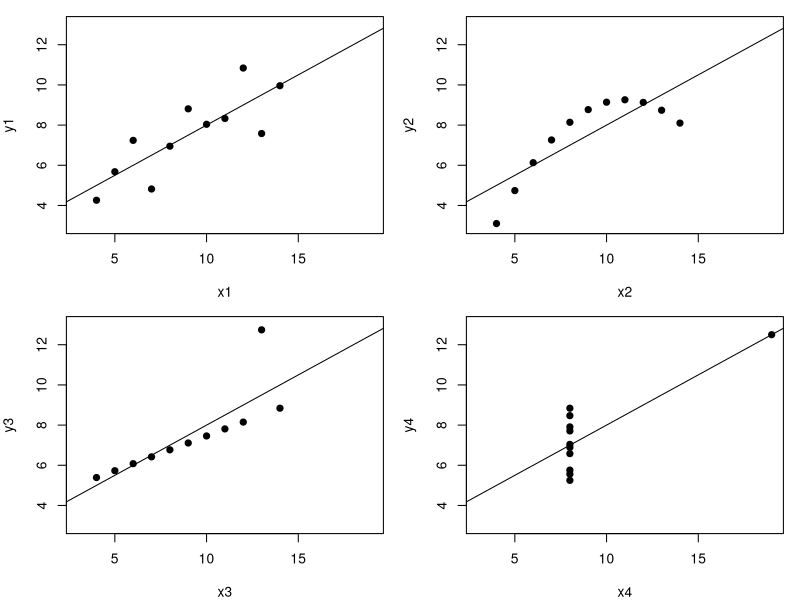
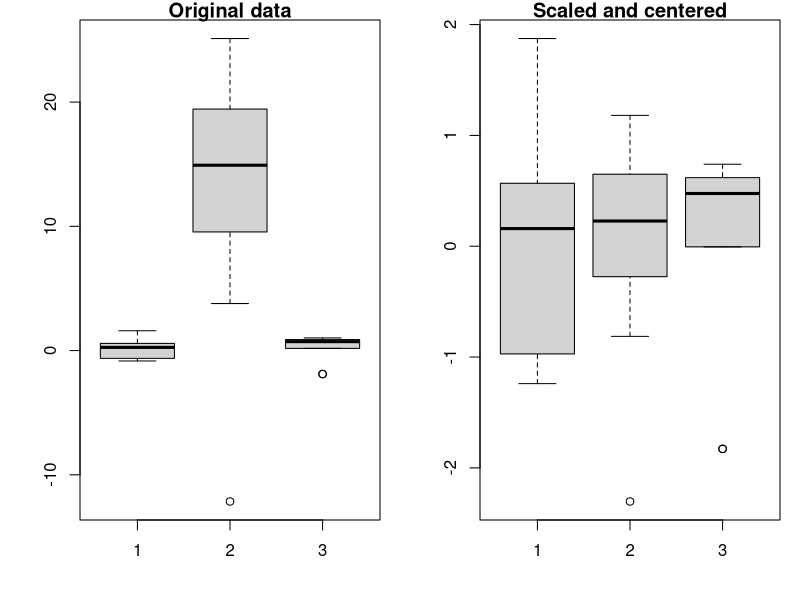
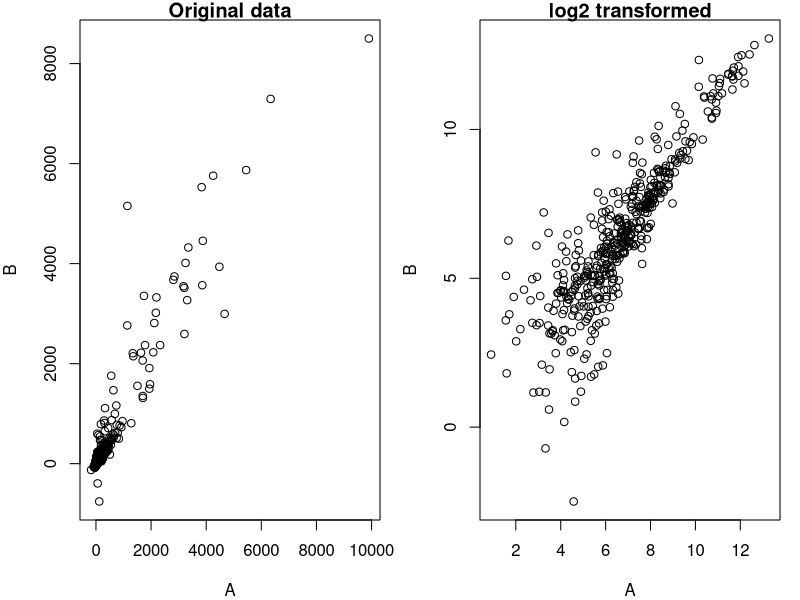
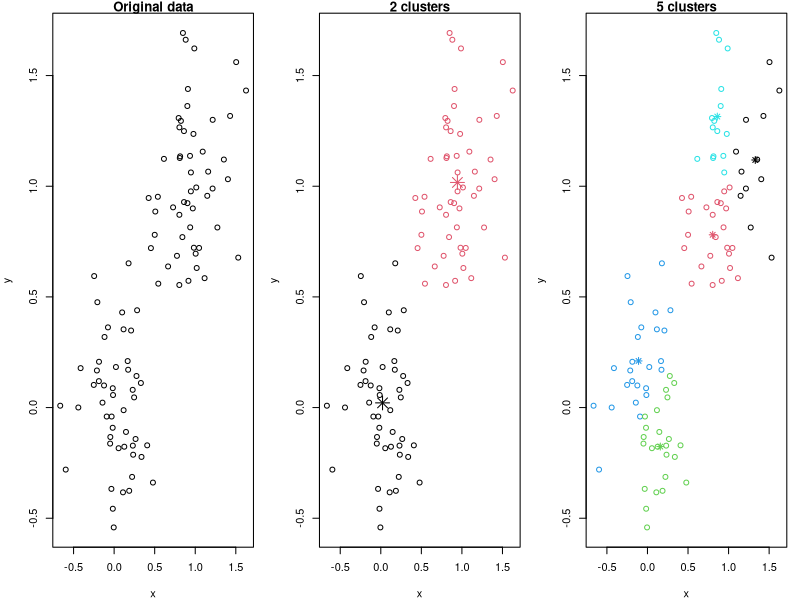
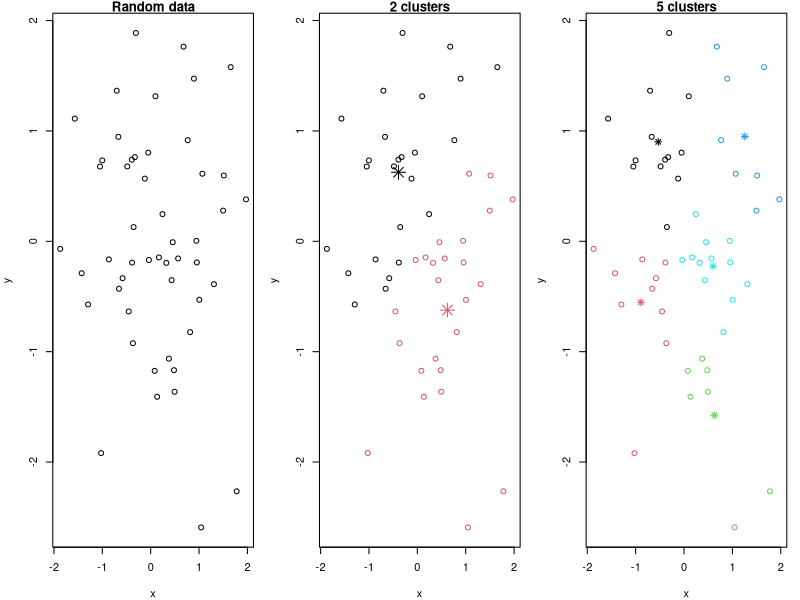

The R source for these figures, in order:
## ---- chunk 1
library("knitr")
kable(anscombe, align = "cccccccc")
## ---- chunk 2
tab <- matrix(NA, 5, 4)
colnames(tab) <- 1:4
rownames(tab) <- c("var(x)", "mean(x)",
                   "var(y)", "mean(y)",
                   "cor(x,y)")

for (i in 1:4)
    tab[, i] <- c(var(anscombe[, i]),
                  mean(anscombe[, i]),
                  var(anscombe[, i+4]),
                  mean(anscombe[, i+4]),
                  cor(anscombe[, i], anscombe[, i+4]))

## ---- chunk 3
kable(tab)
## ---- chunk 4
ff <- y ~ x

mods <- setNames(as.list(1:4), paste0("lm", 1:4))

par(mfrow = c(2, 2), mar = c(4, 4, 1, 1))
for (i in 1:4) {
    ff[2:3] <- lapply(paste0(c("y","x"), i), as.name)
    plot(ff, data = anscombe, pch = 19, xlim = c(3, 19), ylim = c(3, 13))
    mods[[i]] <- lm(ff, data = anscombe)
    abline(mods[[i]])
}
## ---- chunk 5
set.seed(1L)
x <- cbind(rnorm(10), rnorm(10, 10, 10), rnorm(5, 0.1))
par(mfrow = c(1, 2))
boxplot(x, main = "Original data")
boxplot(scale(x), main = "Scaled and centered")
## ---- chunk 6
suppressPackageStartupMessages(library(Biobase))
data(sample.ExpressionSet)
par(mfrow = c(1, 2))
plot(exprs(sample.ExpressionSet)[, 1:2], main = "Original data")
plot(log2(exprs(sample.ExpressionSet)[, 1:2]), main = "log2 transformed")
## ---- chunk 7
set.seed(1L)
x <- rbind(matrix(rnorm(100, sd = 0.3), ncol = 2),
           matrix(rnorm(100, mean = 1, sd = 0.3), ncol = 2))
par(mfrow = c(1, 3))
colnames(x) <- c("x", "y")
plot(x, main = "Original data")
cl <- kmeans(x, 2)
plot(x, col = cl$cluster, main = "2 clusters")
points(cl$centers, col = 1:2, pch = 8, cex = 2)
cl <- kmeans(x, 5, nstart = 25)
plot(x, col = cl$cluster, main = "5 clusters")
points(cl$centers, col = 1:5, pch = 8)
## ---- chunk 8
par(mfrow = c(1, 3))
x <- matrix(rnorm(100), ncol = 2)
colnames(x) <- c("x", "y")
plot(x, main = "Random data")
cl <- kmeans(x, 2)
plot(x, col = cl$cluster, main = "2 clusters")
points(cl$centers, col = 1:2, pch = 8, cex = 2)
cl <- kmeans(x, 5, nstart = 25)
plot(x, col = cl$cluster, main = "5 clusters")
points(cl$centers, col = 1:5, pch = 8)
